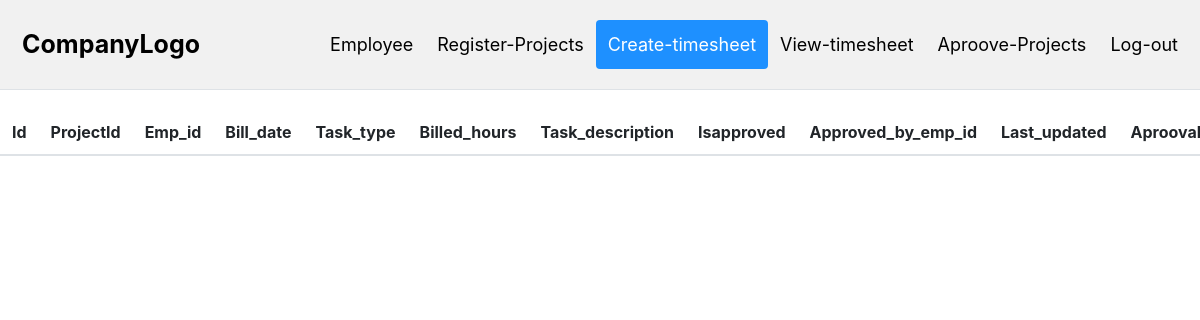
The page /aproove-project/ (signed in) on the database as committed earlier.
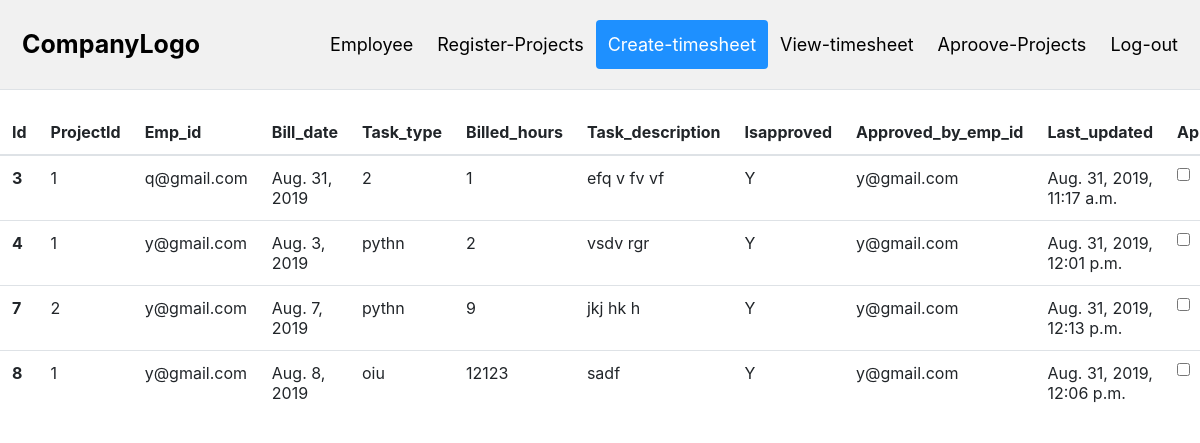
The same page on the database as committed later.
### dbo/models.py (models this page shows, shortened)
class timesheet(models.Model):
    projectid = models.IntegerField()
    emp_id = models.CharField(null=True , max_length=510)   # Field name made lowercase.
    bill_date = models.DateField()  # Field name made lowercase.
    task_type = models.CharField(null=True , max_length=510)
    billed_hours = models.CharField(null=True , max_length=510)  # Field name made lowercase.
    task_description = models.CharField(null=True , max_length=510)  # Field name made lowercase.
    isapproved = models.CharField(null=True , max_length=510)
    approved_by_emp_id = models.CharField(null=True , max_length=510)
    last_updated = models.DateTimeField(auto_now=True, auto_now_add=False)  # Field name made lowercase.

### dbo/views.py (the view)
# urls.py: url(r'^aproove-project/', Aproove_project, name = 'Aproove_project'),
def Aproove_project(request):
        print('hy')
        request.session.set_expiry(300)
        try:
                print('in try')
                print('in try')
                new_id = request.session['user_id']
                email = request.session['email']
                if new_id:
                        print(new_id)
                        timesheets = timesheet.objects.filter(approved_by_emp_id=email)
                        context = {
                            "timesheet": timesheets
                        }
                        return render(request , 'dbo/aproove_project.html' , context)
        except:
                return render(request , 'login/login.html')

### templates/dbo/aproove_project.html (shortened to what this page needs)
<html>
    <head>
        <link rel="stylesheet" href="https://stackpath.bootstrapcdn.com/bootstrap/4.3.1/css/bootstrap.min.css">
        <div class="table-responsive">
    </head>
    <body>
        <div class="header">
                    <a href="#default" class="logo">CompanyLogo</a>
                    <div class="header-right">
                        <a href="/employeedetail/">Employee</a>
                        <a href="/projectdetail/">Register-Projects</a>
                        <a class='active'  href="/create-timesheet/">Create-timesheet</a>
                        <a href="/view/">View-timesheet</a>
                        <a href="/aproove-project/">Aproove-Projects</a>
                        <a href="/logout"/>Log-out</a>
                    </div>
            </div>
    <table class="table table-hover">
                    <thead>
                      <tr>
                        <th scope="col">Id</th>
                        <th scope="col">ProjectId</th>
                        <th scope="col">Emp_id</th>
                        <th scope="col">Bill_date</th>
                        <th scope="col">Task_type</th>
                        <th scope="col">Billed_hours</th>
                        <th scope="col">Task_description</th>
                        <th scope="col">Isapproved</th>
                        <th scope="col">Approved_by_emp_id</th>
                        <th scope="col">Last_updated</th>
                        <th scope="col">Aprooval</th>
                      </tr>
                    </thead>
                    <tbody>
                      {% for i in timesheet %}
                      <tr>
                          <th scope="row">{{ i.id }}</th>
                          <td>{{ i.projectid }}</td>
                          <td>{{ i.emp_id }}</td>
                          <td>{{ i.bill_date }}</td>
                          <td>{{ i.task_type }}</td>
                          <td>{{ i.billed_hours }}</td>
                          <td>{{ i.task_description }}</td>
                          <td>{{ i.isapproved }}</td>
                          <td>{{ i.approved_by_emp_id }}</td>
                          <td>{{ i.last_updated }}</td>
                          <form method="POST" action="{% url 'timesheet' i.id %}">
                          <td><input type="checkbox" name="aprooved" placeholder="Y / N"></td>
                        </form>
                      </tr>
                      {% endfor %}
                    </tbody>
                  </table>
        </body>
    </html>

Rows that differ between the two databases and show on the page:
now on this page (row edited): timesheet: id "3", projectid "1", emp_id "q@gmail.com", bill_date "Aug. 31, 2019", task_type "2", billed_hours "1", task_description "efq v fv vf", isapproved "Y", approved_by_emp_id "y@gmail.com", last_updated "Aug. 31, 2019, 11:17 a.m."
added timesheet: id "4", projectid "1", emp_id "y@gmail.com", bill_date "Aug. 3, 2019", task_type "pythn", billed_hours "2", task_description "vsdv rgr", isapproved "Y", approved_by_emp_id "y@gmail.com", last_updated "Aug. 31, 2019, 12:01 p.m."
added timesheet: id "7", projectid "2", emp_id "y@gmail.com", bill_date "Aug. 7, 2019", task_type "pythn", billed_hours "9", task_description "jkj hk h", isapproved "Y", approved_by_emp_id "y@gmail.com", last_updated "Aug. 31, 2019, 12:13 p.m."
added timesheet: id "8", projectid "1", emp_id "y@gmail.com", bill_date "Aug. 8, 2019", task_type "oiu", billed_hours "12123", task_description "sadf", isapproved "Y", approved_by_emp_id "y@gmail.com", last_updated "Aug. 31, 2019, 12:06 p.m."
